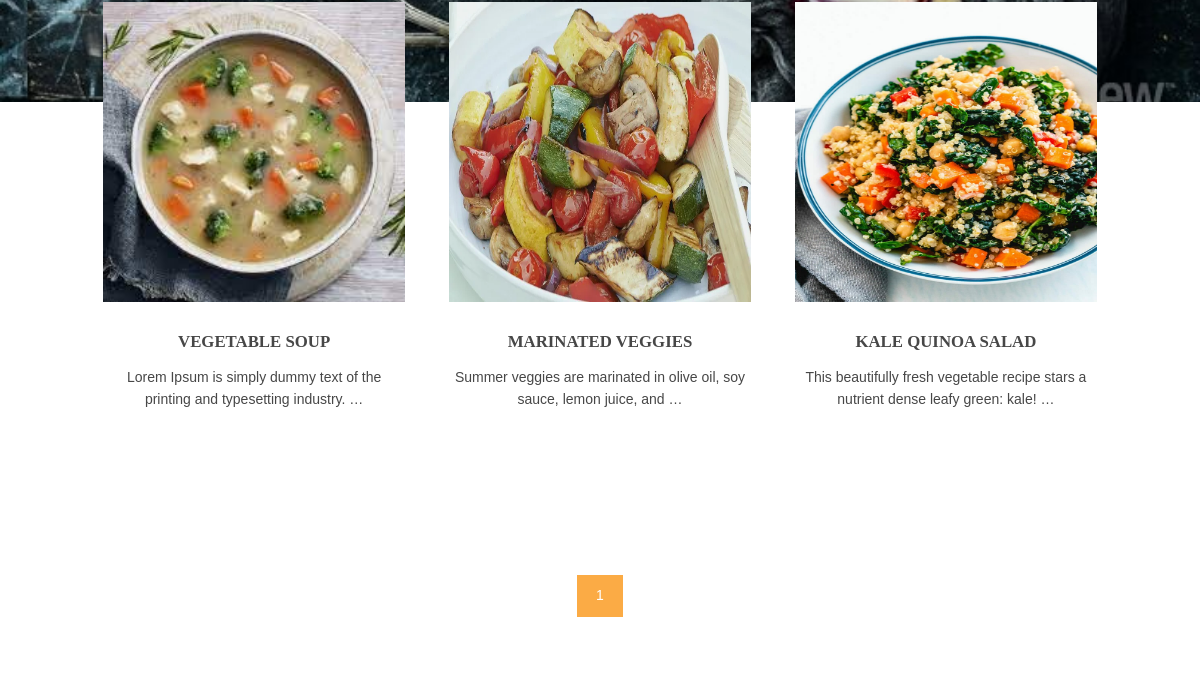
/vegetable-recepies/ (lower part), run on an earlier commit of the app's database.
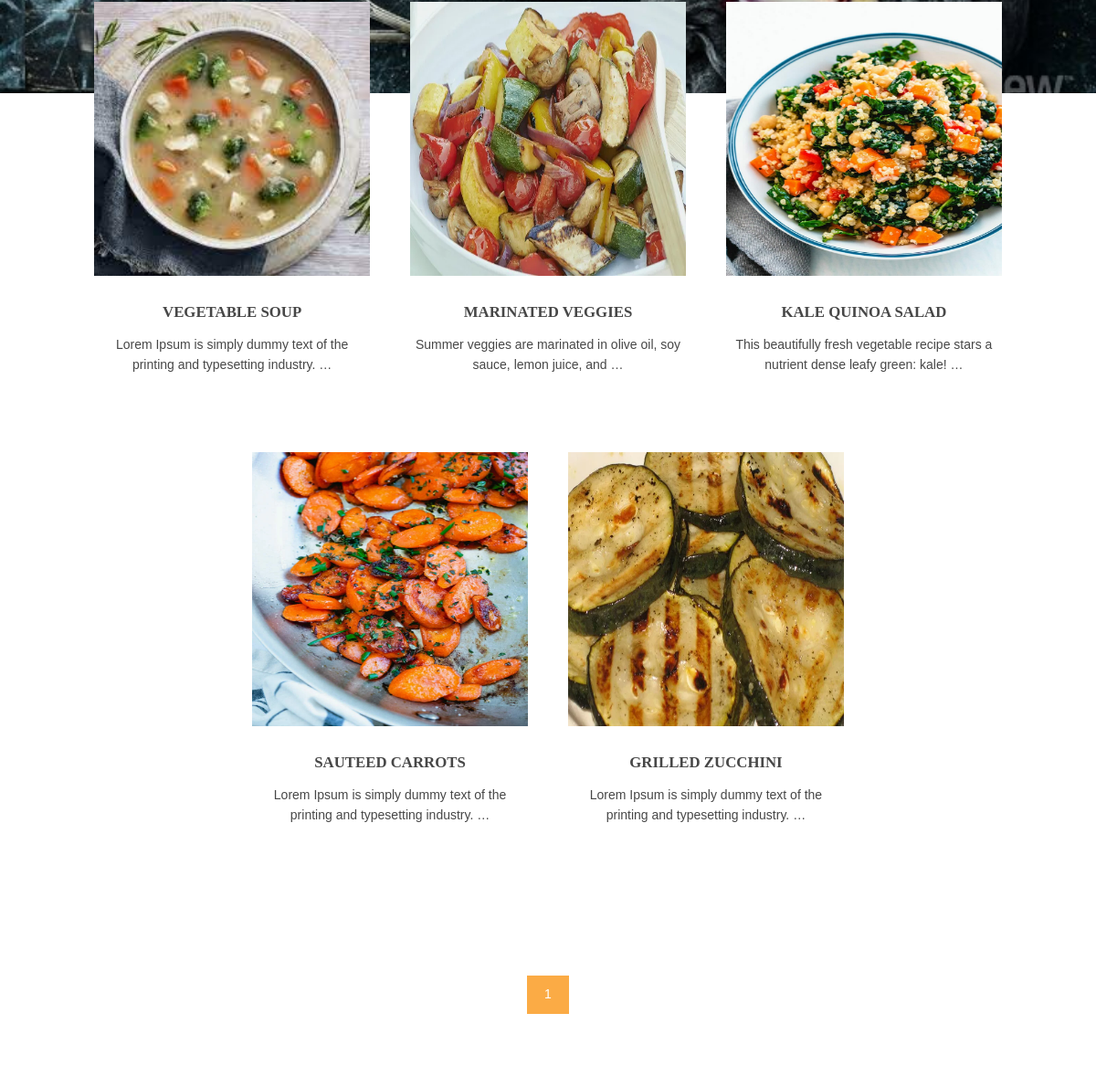
And on a later commit of the database.
### shop/models.py (models this page shows, shortened)
class products(models.Model):
    name = models.CharField(max_length=123, unique=True)
    slug = models.CharField(max_length=123, unique=True)
    img = models.ImageField(upload_to='product')
    desc = models.TextField()
    stock = models.IntegerField()
    available = models.BooleanField()
    price = models.IntegerField()
    category = models.ForeignKey(catego, on_delete=models.CASCADE)
    def get_url(self):
        return reverse('details', args=[self.category.slug, self.slug])

### shop/views.py (the view)
# urls.py: 2. Add a URL to urlpatterns:  path('', views.home, name='home')
def home(request, c_slug=None):
    c_page = None
    prodt = None
    if c_slug != None:
        c_page = get_object_or_404(catego, slug=c_slug)
        prodt = products.objects.filter(category=c_page, available=True)
    else:
        prodt = products.objects.all().filter(available=True)
    cat = catego.objects.all()
    paginator = Paginator(prodt, 6)
    try:
        page = int(request.GET.get('page', '1'))
    except:
        page = 1
    try:
        pro = paginator.page(page)
    except(EmptyPage, InvalidPage):
        pro = paginator.page(paginator.num_pages)
    return render(request, 'index.html', {'pr': prodt, 'ct': cat, 'pg': pro})

### shop/models.py (called while the page is built)
    def get_url(self):
        return reverse('prod_cat', args=[self.slug])

### templates/index.html (shortened to what this page needs)
{% extends 'base.html' %}
{% load static %}
{% block content %}
<head>
</head>
<body>
<div class="bcd" style="background-image:url({% static 'hom/images/demo/backgrounds/bg0.jpg' %});">
    <div id="pageintro" class="hoc clear">
  </div>
</div>
<div class="wrapper row3">
  <main class="hoc container clear">
    <section id="introblocks">
      <ul class="nospace group btmspace-80">
        {% for i in pg.object_list %}
        <li class="one_third">
          <figure><a class="imgover" href="{{i.get_url}}"><img src="{{i.img.url}}" alt="" style="width:320px;height:300px;"></a>
            <figcaption>
              <h6 class="heading">{{i.name}}</h6>
              <p>{{i.desc | truncatewords:12}}</p>
            </figcaption>
          </figure>
        </li>
        {% endfor %}
       </ul>
    </section>
    <div class="centered">
   {% for p in pg.paginator.page_range %}
    <a href="?page={{p}}" class="btn btn-light btn-sm {% if pg.number == p %} active {% endif %}">{{p}}</a>
    {% endfor %}
   </div>
  </main>
</div>
</body>
{% endblock %}

What changed in the data, as far as the page shows it:
added products: img (picture), name "SAUTEED CARROTS", desc "Lorem Ipsum is simply dummy text of the printing and typesetting industry. …"
added products: img (picture), name "GRILLED ZUCCHINI", desc "Lorem Ipsum is simply dummy text of the printing and typesetting industry. …"
